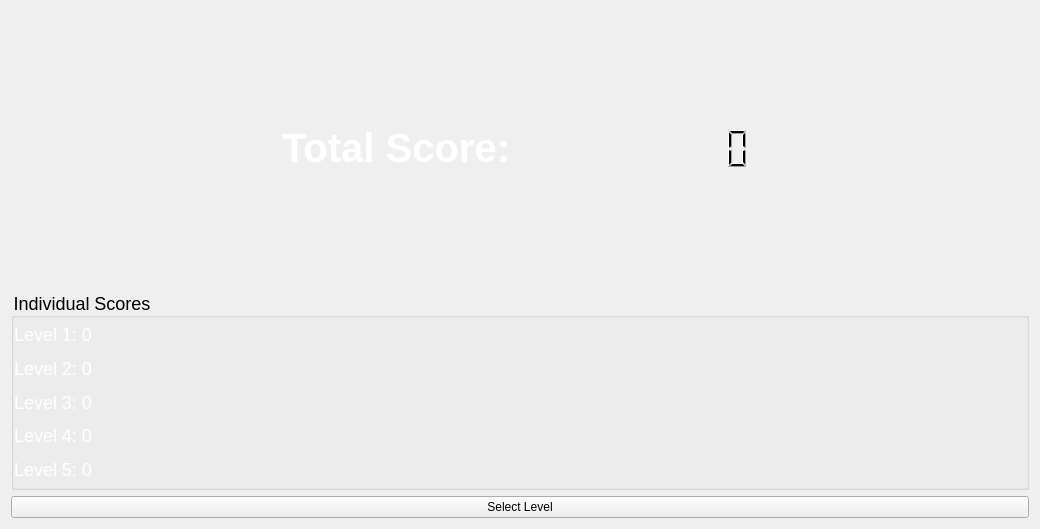
<?xml version="1.0" encoding="UTF-8"?>
<ui version="4.0">
 <class>Level7</class>
 <widget class="QWidget" name="Level7">
  <property name="geometry">
   <rect>
    <x>0</x>
    <y>0</y>
    <width>1040</width>
    <height>529</height>
   </rect>
  </property>
  <property name="windowTitle">
   <string>Form</string>
  </property>
  <layout class="QGridLayout" name="gridLayout_2">
   <item row="2" column="0">
    <widget class="QPushButton" name="levelButton_2">
     <property name="text">
      <string>Select Level</string>
     </property>
    </widget>
   </item>
   <item row="1" column="0">
    <widget class="QGroupBox" name="groupBox">
     <property name="sizePolicy">
      <sizepolicy hsizetype="Expanding" vsizetype="Expanding">
       <horstretch>0</horstretch>
       <verstretch>0</verstretch>
      </sizepolicy>
     </property>
     <property name="autoFillBackground">
      <bool>true</bool>
     </property>
     <property name="styleSheet">
      <string notr="true">font-size: 18px;</string>
     </property>
     <property name="title">
      <string>Individual Scores</string>
     </property>
     <property name="flat">
      <bool>true</bool>
     </property>
     <layout class="QVBoxLayout" name="verticalLayout">
      <property name="spacing">
       <number>0</number>
      </property>
      <property name="sizeConstraint">
       <enum>QLayout::SetDefaultConstraint</enum>
      </property>
      <property name="leftMargin">
       <number>0</number>
      </property>
      <property name="topMargin">
       <number>0</number>
      </property>
      <property name="rightMargin">
       <number>0</number>
      </property>
      <property name="bottomMargin">
       <number>0</number>
      </property>
      <item>
       <widget class="QLabel" name="Level1">
        <property name="sizePolicy">
         <sizepolicy hsizetype="Expanding" vsizetype="Expanding">
          <horstretch>0</horstretch>
          <verstretch>0</verstretch>
         </sizepolicy>
        </property>
        <property name="styleSheet">
         <string notr="true">font: 63 16pt &quot;URW Gothic L&quot;;</string>
        </property>
        <property name="text">
         <string>&lt;html&gt;&lt;head/&gt;&lt;body&gt;&lt;p&gt;&lt;span style=&quot; color:#ffffff;&quot;&gt;Level 1: 0&lt;/span&gt;&lt;/p&gt;&lt;/body&gt;&lt;/html&gt;</string>
        </property>
       </widget>
      </item>
      <item>
       <widget class="QLabel" name="Level2">
        <property name="sizePolicy">
         <sizepolicy hsizetype="Expanding" vsizetype="Expanding">
          <horstretch>0</horstretch>
          <verstretch>0</verstretch>
         </sizepolicy>
        </property>
        <property name="styleSheet">
         <string notr="true">font: 63 16pt &quot;URW Gothic L&quot;;</string>
        </property>
        <property name="text">
         <string>&lt;html&gt;&lt;head/&gt;&lt;body&gt;&lt;p&gt;&lt;span style=&quot; color:#ffffff;&quot;&gt;Level 2: 0&lt;/span&gt;&lt;/p&gt;&lt;/body&gt;&lt;/html&gt;</string>
        </property>
       </widget>
      </item>
      <item>
       <widget class="QLabel" name="Level3">
        <property name="sizePolicy">
         <sizepolicy hsizetype="Expanding" vsizetype="Expanding">
          <horstretch>0</horstretch>
          <verstretch>0</verstretch>
         </sizepolicy>
        </property>
        <property name="styleSheet">
         <string notr="true">font: 63 16pt &quot;URW Gothic L&quot;;</string>
        </property>
        <property name="text">
         <string>&lt;html&gt;&lt;head/&gt;&lt;body&gt;&lt;p&gt;&lt;span style=&quot; color:#ffffff;&quot;&gt;Level 3: 0&lt;/span&gt;&lt;/p&gt;&lt;/body&gt;&lt;/html&gt;</string>
        </property>
       </widget>
      </item>
      <item>
       <widget class="QLabel" name="Level4">
        <property name="sizePolicy">
         <sizepolicy hsizetype="Expanding" vsizetype="Expanding">
          <horstretch>0</horstretch>
          <verstretch>0</verstretch>
         </sizepolicy>
        </property>
        <property name="styleSheet">
         <string notr="true">font: 63 16pt &quot;URW Gothic L&quot;;</string>
        </property>
        <property name="text">
         <string>&lt;html&gt;&lt;head/&gt;&lt;body&gt;&lt;p&gt;&lt;span style=&quot; color:#ffffff;&quot;&gt;Level 4: 0&lt;/span&gt;&lt;/p&gt;&lt;/body&gt;&lt;/html&gt;</string>
        </property>
       </widget>
      </item>
      <item>
       <widget class="QLabel" name="Level5">
        <property name="sizePolicy">
         <sizepolicy hsizetype="Expanding" vsizetype="Expanding">
          <horstretch>0</horstretch>
          <verstretch>0</verstretch>
         </sizepolicy>
        </property>
        <property name="styleSheet">
         <string notr="true">font: 63 16pt &quot;URW Gothic L&quot;;</string>
        </property>
        <property name="text">
         <string>&lt;html&gt;&lt;head/&gt;&lt;body&gt;&lt;p&gt;&lt;span style=&quot; color:#ffffff;&quot;&gt;Level 5: 0&lt;/span&gt;&lt;/p&gt;&lt;/body&gt;&lt;/html&gt;</string>
        </property>
       </widget>
      </item>
     </layout>
    </widget>
   </item>
   <item row="0" column="0">
    <widget class="QStackedWidget" name="stackedWidget">
     <property name="currentIndex">
      <number>1</number>
     </property>
     <widget class="QWidget" name="page">
      <widget class="QPushButton" name="levelButton">
       <property name="geometry">
        <rect>
         <x>880</x>
         <y>410</y>
         <width>121</width>
         <height>51</height>
        </rect>
       </property>
       <property name="text">
        <string>Select Level</string>
       </property>
      </widget>
     </widget>
     <widget class="QWidget" name="page_2">
      <layout class="QGridLayout" name="gridLayout">
       <item row="0" column="1">
        <widget class="QLabel" name="character">
         <property name="font">
          <font>
           <pointsize>30</pointsize>
           <weight>75</weight>
           <bold>true</bold>
          </font>
         </property>
         <property name="text">
          <string>&lt;html&gt;&lt;head/&gt;&lt;body&gt;&lt;p&gt;&lt;span style=&quot; color:#ffffff;&quot;&gt;Total Score: &lt;/span&gt;&lt;/p&gt;&lt;/body&gt;&lt;/html&gt;</string>
         </property>
        </widget>
       </item>
       <item row="0" column="3">
        <widget class="QLCDNumber" name="lcdNumber">
         <property name="lineWidth">
          <number>0</number>
         </property>
         <property name="digitCount">
          <number>10</number>
         </property>
        </widget>
       </item>
       <item row="0" column="0">
        <widget class="QLabel" name="label">
         <property name="sizePolicy">
          <sizepolicy hsizetype="Preferred" vsizetype="Preferred">
           <horstretch>0</horstretch>
           <verstretch>0</verstretch>
          </sizepolicy>
         </property>
         <property name="minimumSize">
          <size>
           <width>256</width>
           <height>256</height>
          </size>
         </property>
         <property name="maximumSize">
          <size>
           <width>256</width>
           <height>16777215</height>
          </size>
         </property>
         <property name="styleSheet">
          <string notr="true">QLabel{ border-image: url(:/images/fireemoji.png) }</string>
         </property>
         <property name="text">
          <string/>
         </property>
        </widget>
       </item>
       <item row="0" column="4">
        <widget class="QLabel" name="label_2">
         <property name="minimumSize">
          <size>
           <width>256</width>
           <height>256</height>
          </size>
         </property>
         <property name="styleSheet">
          <string notr="true">QLabel{ border-image: url(:/images/fireemoji.png) }</string>
         </property>
         <property name="text">
          <string/>
         </property>
        </widget>
       </item>
      </layout>
     </widget>
    </widget>
   </item>
  </layout>
 </widget>
 <resources/>
 <connections/>
</ui>
